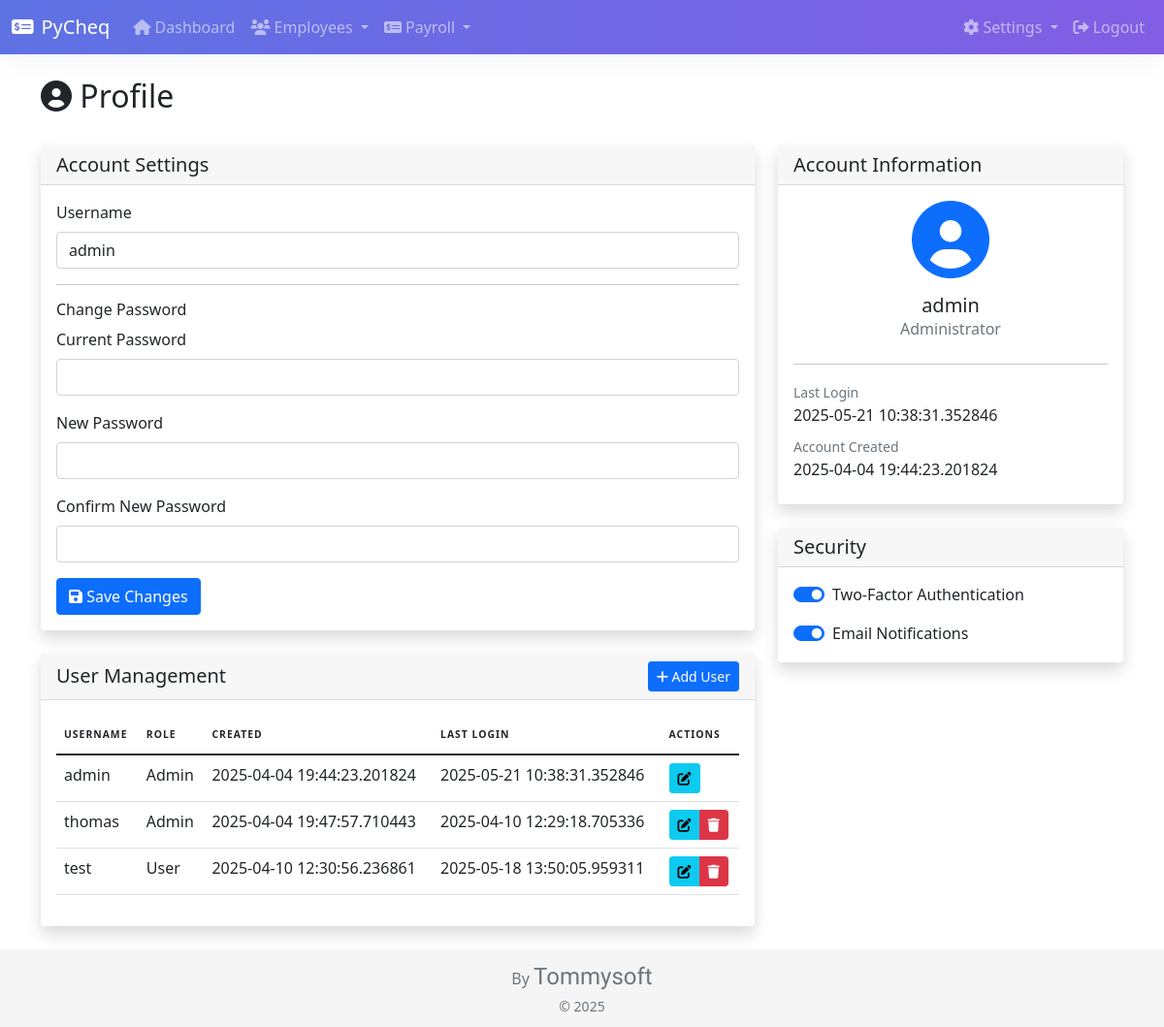
The app's page /profile (signed in) with its own data.
### models.py (models this page shows, shortened)
class User(UserMixin, db.Model):
    id = db.Column(db.Integer, primary_key=True)
    username = db.Column(db.String(80), unique=True, nullable=False)
    password = db.Column(db.String(120), nullable=False)
    is_admin = db.Column(db.Boolean, default=False)
    created_at = db.Column(db.DateTime, default=datetime.utcnow)
    last_login = db.Column(db.DateTime, nullable=True)

### app.py (the view, shortened to what this page needs)
@app.route('/profile', methods=['GET', 'POST'])
@login_required
def profile():
    users = []
    if current_user.is_admin:
        users = User.query.all()
    return render_template('profile.html', users=users)

### app.py (called while the page is built)
@login_manager.user_loader
def load_user(user_id):
    return User.query.get(int(user_id))

### templates/profile.html (shortened to what this page needs)
{% extends "base.html" %}
{% block content %}
<div class="container">
    <div class="row mb-4">
        <div class="col">
            <h2><i class="fas fa-user-circle"></i> Profile</h2>
        </div>
    </div>
    <div class="row">
        <div class="col-md-8">
            <div class="card shadow mb-4">
                <div class="card-header">
                    <h5 class="mb-0">Account Settings</h5>
                </div>
                <div class="card-body">
                    <form method="POST">
                        <div class="mb-3">
                            <label class="form-label">Username</label>
                            <input type="text" class="form-control" name="username" value="{{ current_user.username }}" required>
                        </div>
                        <hr>
                        <h6>Change Password</h6>
                        <div class="mb-3">
                            <label class="form-label">Current Password</label>
                            <input type="password" class="form-control" name="current_password">
                        </div>
                        <div class="mb-3">
                            <label class="form-label">New Password</label>
                            <input type="password" class="form-control" name="new_password">
                        </div>
                        <div class="mb-3">
                            <label class="form-label">Confirm New Password</label>
                            <input type="password" class="form-control" name="confirm_password">
                        </div>
                        <button type="submit" class="btn btn-primary">
                            <i class="fas fa-save"></i> Save Changes
                        </button>
                    </form>
                </div>
            </div>
            {% if current_user.is_admin %}
            <div class="card shadow mb-4">
                <div class="card-header d-flex justify-content-between align-items-center">
                    <h5 class="mb-0">User Management</h5>
                    <button type="button" class="btn btn-sm btn-primary" data-bs-toggle="modal" data-bs-target="#addUserModal">
                        <i class="fas fa-plus"></i> Add User
                    </button>
                </div>
                <div class="card-body">
                    <div class="table-responsive">
                        <table class="table table-hover">
                            <thead>
                                <tr>
                                    <th>Username</th>
                                    <th>Role</th>
                                    <th>Created</th>
                                    <th>Last Login</th>
                                    <th>Actions</th>
                                </tr>
                            </thead>
                            <tbody>
                                {% for user in users %}
                                <tr>
                                    <td>{{ user.username }}</td>
                                    <td>{% if user.is_admin %}Admin{% else %}User{% endif %}</td>
                                    <td>{{ user.created_at|default('-', true) }}</td>
                                    <td>{{ user.last_login|default('-', true) }}</td>
                                    <td>
                                        <div class="btn-group">
                                            <button type="button" class="btn btn-sm btn-info" title="Edit" data-bs-toggle="modal" data-bs-target="#editUserModal{{ user.id }}">
                                                <i class="fas fa-edit"></i>
                                            </button>
                                            {% if user.id != current_user.id %}
                                            <button type="button" class="btn btn-sm btn-danger" title="Delete" data-bs-toggle="modal" data-bs-target="#deleteUserModal{{ user.id }}">
                                                <i class="fas fa-trash"></i>
                                            </button>
                                            {% endif %}
                                        </div>
                                    </td>
                                </tr>
                                {% endfor %}
                            </tbody>
                        </table>
                    </div>
                </div>
            </div>
            {% endif %}
        </div>
        <div class="col-md-4">
            <div class="card shadow mb-4">
                <div class="card-header">
                    <h5 class="mb-0">Account Information</h5>
                </div>
                <div class="card-body">
                    <div class="text-center mb-4">
                        <div class="avatar-circle mb-3">
                            <i class="fas fa-user-circle fa-5x text-primary"></i>
                        </div>
                        <h5 class="mb-0">{{ current_user.username }}</h5>
                        <p class="text-muted">{% if current_user.is_admin %}Administrator{% else %}User{% endif %}</p>
                    </div>
                    <hr>
                    <div class="mb-2">
                        <small class="text-muted">Last Login</small>
                        <p class="mb-0">{{ current_user.last_login|default('Never', true) }}</p>
                    </div>
                    <div class="mb-2">
                        <small class="text-muted">Account Created</small>
                        <p class="mb-0">{{ current_user.created_at|default('Unknown', true) }}</p>
                    </div>
                </div>
            </div>
            <div class="card shadow">
                <div class="card-header">
                    <h5 class="mb-0">Security</h5>
                </div>
                <div class="card-body">
                    <div class="form-check form-switch mb-3">
                        <input class="form-check-input" type="checkbox" id="2fa" checked>
                        <label class="form-check-label" for="2fa">Two-Factor Authentication</label>
                    </div>
                    <div class="form-check form-switch">
                        <input class="form-check-input" type="checkbox" id="email_notifications" checked>
                        <label class="form-check-label" for="email_notifications">Email Notifications</label>
                    </div>
                </div>
            </div>
        </div>
    </div>
</div>
{% endblock %}

### templates/base.html (style rules this page uses)
.card { box-shadow: 0 0 2rem 0 rgba(136,152,170,.15); border: 0; }
.table thead th { font-size: .65rem; padding-top: .75rem; padding-bottom: .75rem; letter-spacing: 1px; text-transform: uppercase; border-bottom: 1px solid #e9ecef; }
html { position: relative; min-height: 100%; }
body { margin-bottom: 80px; }

### records on screen
User: username "admin", is_admin "Admin", created_at "2025-04-04 19:44:23.201824", last_login "2025-05-21 10:38:31.352846"
User: username "thomas", is_admin "Admin", created_at "2025-04-04 19:47:57.710443", last_login "2025-04-10 12:29:18.705336"
User: username "test", is_admin "User", created_at "2025-04-10 12:30:56.236861", last_login "2025-05-18 13:50:05.959311"
